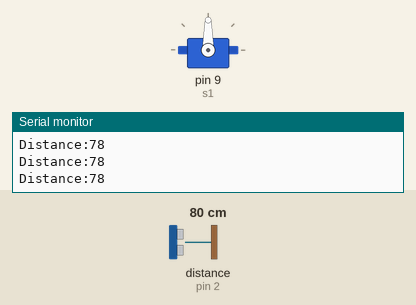
Simulated run of this sketch. Board: Arduino Uno, built with avr-gcc and run on an emulated ATmega328P. On the bench: servo, the last lines printed to the serial monitor. Wiring (inferred from the names in the program): ultrasonic range finder: trigger pin 3; echo pin 2. Inputs (shaded band) come from the test bench; at power-on: distance to the obstacle (sensor on pin 2) 80 cm. The echo pulse lasts 58.3 µs per cm.

Above: at 1.2 s.
1.3 s: distance to the obstacle (sensor on pin 2) set to 24 cm
2.8 s: distance to the obstacle (sensor on pin 2) set to 19 cm
At 5.05 s:
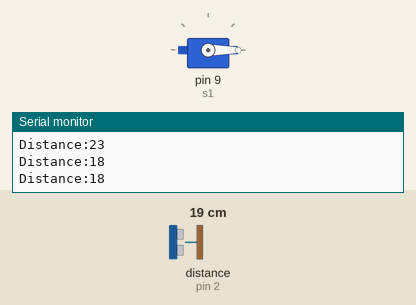
5.8 s: distance to the obstacle (sensor on pin 2) set to 35 cm
At 8.3 s:
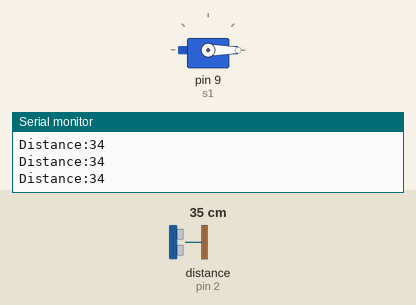
8.6 s: distance to the obstacle (sensor on pin 2) set to 2 cm
At 10.0 s:
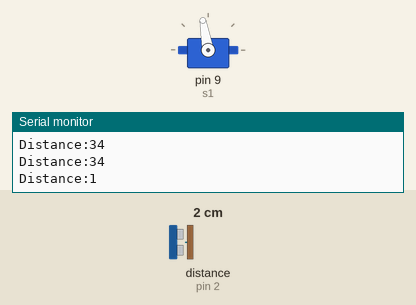
Timing chart, 0 to 12.3 s (numbered marks = the images above; inputs shaded):
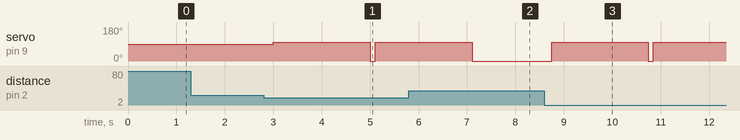

The sketch:

auto-barrier.ino
```cpp
#include<Servo.h>
Servo s1;
int trig=3;
int echo=2;
int dist;
long duration;

void setup() {
s1.attach(9);
pinMode(trig,OUTPUT);
pinMode(echo,INPUT);
Serial.begin(9600);

}

void loop() {

 digitalWrite(trig,HIGH);
 delayMicroseconds(10);
 digitalWrite(trig,LOW);

duration=pulseIn(echo,HIGH);

dist=(duration*0.034)/2;
Serial.print("Distance:");
Serial.println(dist);
delay(100);

if(dist<=20){
  s1.write(100);
  delay(2000);
  s1.write(0);
}
}
```

Measured:
- the behaviour switches between 22 and 21 cm on distance to the obstacle (sensor on pin 2) (found by bisection; images 0 and 1)
- after the input at 2.8 s, servo on pin 9 (s1): 90° → 100° after 0.20 s, → 0° 2.0 s later, → 100° 0.10 s later
- after the input at 5.8 s, servo on pin 9 (s1): goes on until 7.1 s, then stays 0°
- after the input at 8.6 s, servo on pin 9 (s1): 0° → 100° after 0.15 s, → 0° 2.0 s later, → 100° 0.10 s later
